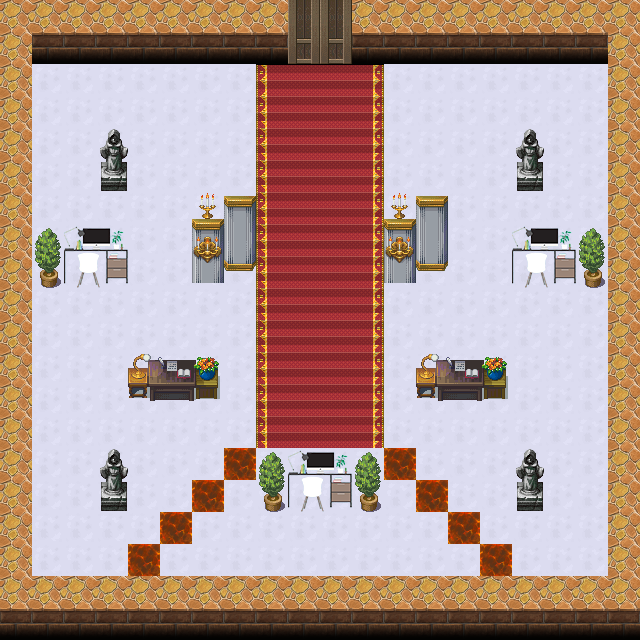

Below is a game level as drawn by its tile map, then a one-line description and the .tmx file that defines it, in full:
An orthogonal 20x20 tile map with 32x32 px tiles, 4 tile layers (Collision, Floor, Wall, Computer), 3 tilesets.

<map version="1.2" tiledversion="1.2.5" orientation="orthogonal" renderorder="right-down" width="20" height="20" tilewidth="32" tileheight="32" infinite="0" nextlayerid="5" nextobjectid="1">
 <tileset firstgid="1" name="素材整合版" tilewidth="32" tileheight="32" tilecount="1024" columns="32">
  <image source="素材整合版.png" width="1024" height="1024" />
 </tileset>
 <tileset firstgid="1025" name="computer_desk322" tilewidth="32" tileheight="32" tilecount="4" columns="2">
  <image source="computer_desk322.png" width="64" height="64" />
 </tileset>
 <tileset firstgid="1029" name="collision_detection" tilewidth="32" tileheight="32" tilecount="576" columns="24">
  <image source="collision_detection.png" width="768" height="768" />
 </tileset>
 <layer id="4" name="Collision" width="20" height="20">
  <data encoding="csv">
0,0,0,0,0,0,0,0,0,0,0,0,0,0,0,0,0,0,0,0,
0,0,0,0,0,0,0,0,0,0,0,0,0,0,0,0,0,0,0,0,
0,0,0,0,0,0,0,0,0,0,0,0,0,0,0,0,0,0,0,0,
0,0,0,0,0,0,0,0,0,0,0,0,0,0,0,0,0,0,0,0,
0,0,0,0,0,0,0,0,0,0,0,0,0,0,0,0,0,0,0,0,
0,0,0,0,0,0,0,0,0,0,0,0,0,0,0,0,0,0,0,0,
0,0,0,0,0,0,0,0,0,0,0,0,0,0,0,0,0,0,0,0,
0,0,1173,1174,0,0,0,0,0,0,0,0,0,0,0,0,1175,1176,0,0,
0,0,1197,1198,0,0,0,0,0,0,0,0,0,0,0,0,1199,1200,0,0,
0,0,0,0,0,0,0,0,0,0,0,0,0,0,0,0,0,0,0,0,
0,0,0,0,0,0,0,0,0,0,0,0,0,0,0,0,0,0,0,0,
0,0,0,0,0,0,0,0,0,0,0,0,0,0,0,0,0,0,0,0,
0,0,0,0,0,0,0,0,0,0,0,0,0,0,0,0,0,0,0,0,
0,0,0,0,0,0,0,0,0,0,0,0,0,0,0,0,0,0,0,0,
0,0,0,0,0,0,0,0,0,1177,1178,0,0,0,0,0,0,0,0,0,
0,0,0,0,0,0,0,0,0,1201,1202,0,0,0,0,0,0,0,0,0,
0,0,0,0,0,0,0,0,0,0,0,0,0,0,0,0,0,0,0,0,
0,0,0,0,0,0,0,0,0,0,0,0,0,0,0,0,0,0,0,0,
0,0,0,0,0,0,0,0,0,0,0,0,0,0,0,0,0,0,0,0,
0,0,0,0,0,0,0,0,0,0,0,0,0,0,0,0,0,0,0,0
</data>
 </layer>
 <layer id="2" name="Floor" width="20" height="20">
  <data encoding="csv">
0,0,0,0,0,0,0,0,0,0,0,0,0,0,0,0,0,0,0,0,
0,0,0,0,0,0,0,0,0,0,0,0,0,0,0,0,0,0,0,0,
0,426,426,426,426,426,426,426,774,775,775,776,426,426,426,426,426,426,426,0,
0,426,426,426,426,426,426,426,806,807,807,808,426,426,426,426,426,426,426,0,
0,426,426,426,426,426,426,426,806,807,807,808,426,426,426,426,426,426,426,0,
0,426,426,426,426,426,426,426,806,807,807,808,426,426,426,426,426,426,426,0,
0,426,426,426,426,426,426,426,806,807,807,808,426,426,426,426,426,426,426,0,
0,426,426,426,426,426,426,426,806,807,807,808,426,426,426,426,426,426,426,0,
0,426,426,426,426,426,426,426,806,807,807,808,426,426,426,426,426,426,426,0,
0,426,426,426,426,426,426,426,806,807,807,808,426,426,426,426,426,426,426,0,
0,426,426,426,426,426,426,426,806,807,807,808,426,426,426,426,426,426,426,0,
0,426,426,426,426,426,426,426,806,807,807,808,426,426,426,426,426,426,426,0,
0,426,426,426,426,426,426,426,806,807,807,808,426,426,426,426,426,426,426,0,
0,426,426,426,426,426,426,426,806,807,807,808,426,426,426,426,426,426,426,0,
0,426,426,426,426,426,426,387,426,426,426,426,387,426,426,426,426,426,426,0,
0,426,426,426,426,426,387,426,426,426,426,426,426,387,426,426,426,426,426,0,
0,426,426,426,426,387,426,426,426,426,426,426,426,426,387,426,426,426,426,0,
0,426,426,426,387,426,426,426,426,426,426,426,426,426,426,387,426,426,426,0,
0,0,0,0,0,0,0,0,0,0,0,0,0,0,0,0,0,0,0,0,
0,0,0,0,0,0,0,0,0,0,0,0,0,0,0,0,0,0,0,0
</data>
 </layer>
 <layer id="1" name="Wall" width="20" height="20">
  <data encoding="csv">
66,66,66,66,66,66,66,66,66,493,493,66,66,66,66,66,66,66,66,66,
66,98,98,98,98,98,98,98,98,525,525,98,98,98,98,98,98,98,98,66,
66,0,0,0,0,0,0,0,0,0,0,0,0,0,0,0,0,0,0,66,
66,0,0,0,0,0,0,0,0,0,0,0,0,0,0,0,0,0,0,66,
66,0,0,520,0,0,0,0,0,0,0,0,0,0,0,0,520,0,0,66,
66,0,0,552,0,0,0,0,0,0,0,0,0,0,0,0,552,0,0,66,
66,0,0,0,0,0,804,805,0,0,0,0,804,805,0,0,0,0,0,66,
66,88,0,0,0,0,836,837,0,0,0,0,836,837,0,0,0,0,88,66,
66,120,0,0,0,0,868,869,0,0,0,0,868,869,0,0,0,0,120,66,
66,0,0,0,0,0,0,0,0,0,0,0,0,0,0,0,0,0,0,66,
66,0,0,0,0,0,0,0,0,0,0,0,0,0,0,0,0,0,0,66,
66,0,0,0,737,738,739,0,0,0,0,0,0,737,738,739,0,0,0,66,
66,0,0,0,769,770,771,0,0,0,0,0,0,769,770,771,0,0,0,66,
66,0,0,0,0,0,0,0,0,0,0,0,0,0,0,0,0,0,0,66,
66,0,0,520,0,0,0,0,88,0,0,88,0,0,0,0,520,0,0,66,
66,0,0,552,0,0,0,0,120,0,0,120,0,0,0,0,552,0,0,66,
66,0,0,0,0,0,0,0,0,0,0,0,0,0,0,0,0,0,0,66,
66,0,0,0,0,0,0,0,0,0,0,0,0,0,0,0,0,0,0,66,
66,66,66,66,66,66,66,66,66,66,66,66,66,66,66,66,66,66,66,66,
98,98,98,98,98,98,98,98,98,98,98,98,98,98,98,98,98,98,98,98
</data>
 </layer>
 <layer id="3" name="Computer" width="20" height="20">
  <data encoding="csv">
0,0,0,0,0,0,0,0,0,0,0,0,0,0,0,0,0,0,0,0,
0,0,0,0,0,0,0,0,0,0,0,0,0,0,0,0,0,0,0,0,
0,0,0,0,0,0,0,0,0,0,0,0,0,0,0,0,0,0,0,0,
0,0,0,0,0,0,0,0,0,0,0,0,0,0,0,0,0,0,0,0,
0,0,0,0,0,0,0,0,0,0,0,0,0,0,0,0,0,0,0,0,
0,0,0,0,0,0,0,0,0,0,0,0,0,0,0,0,0,0,0,0,
0,0,0,0,0,0,0,0,0,0,0,0,0,0,0,0,0,0,0,0,
0,0,1025,1026,0,0,0,0,0,0,0,0,0,0,0,0,1025,1026,0,0,
0,0,1027,1028,0,0,0,0,0,0,0,0,0,0,0,0,1027,1028,0,0,
0,0,0,0,0,0,0,0,0,0,0,0,0,0,0,0,0,0,0,0,
0,0,0,0,0,0,0,0,0,0,0,0,0,0,0,0,0,0,0,0,
0,0,0,0,0,0,0,0,0,0,0,0,0,0,0,0,0,0,0,0,
0,0,0,0,0,0,0,0,0,0,0,0,0,0,0,0,0,0,0,0,
0,0,0,0,0,0,0,0,0,0,0,0,0,0,0,0,0,0,0,0,
0,0,0,0,0,0,0,0,0,1025,1026,0,0,0,0,0,0,0,0,0,
0,0,0,0,0,0,0,0,0,1027,1028,0,0,0,0,0,0,0,0,0,
0,0,0,0,0,0,0,0,0,0,0,0,0,0,0,0,0,0,0,0,
0,0,0,0,0,0,0,0,0,0,0,0,0,0,0,0,0,0,0,0,
0,0,0,0,0,0,0,0,0,0,0,0,0,0,0,0,0,0,0,0,
0,0,0,0,0,0,0,0,0,0,0,0,0,0,0,0,0,0,0,0
</data>
 </layer>
</map>
